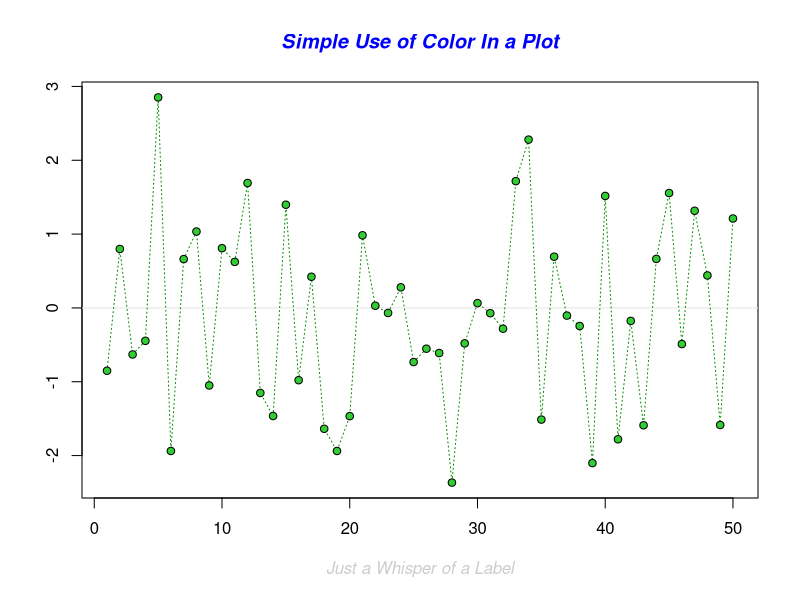
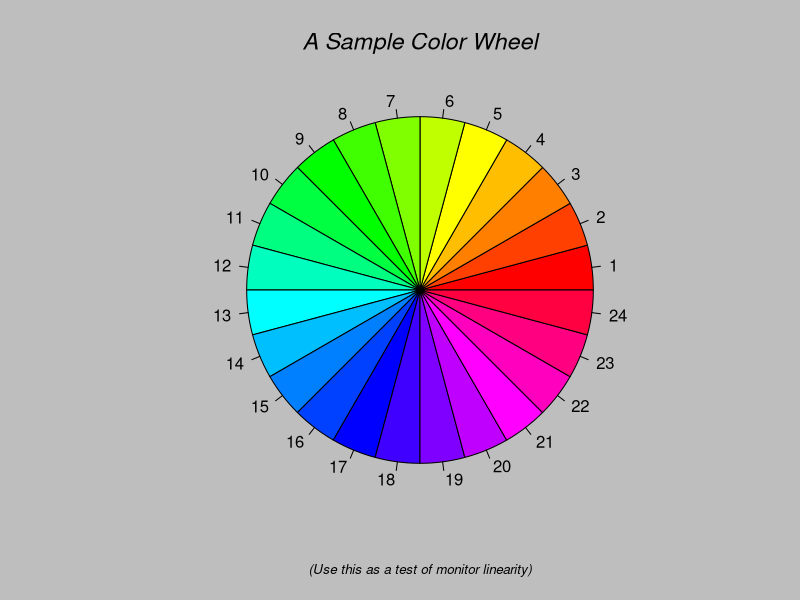
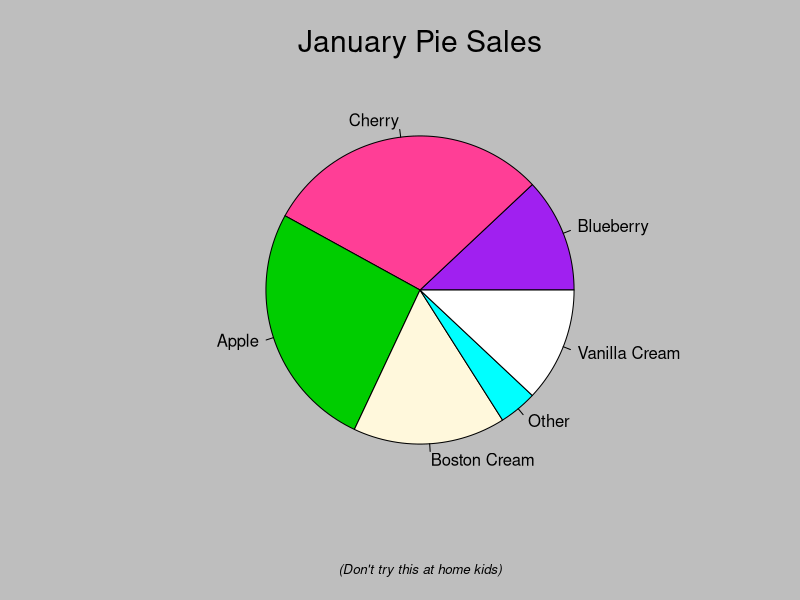
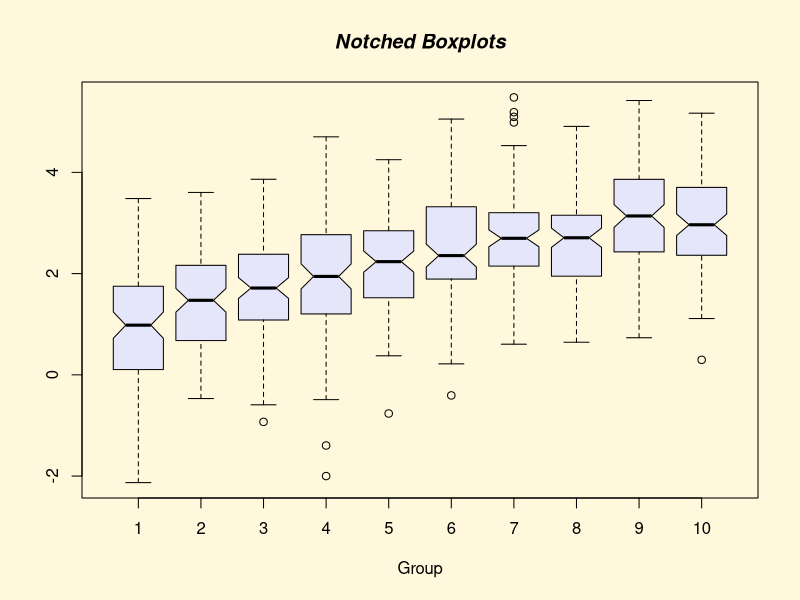
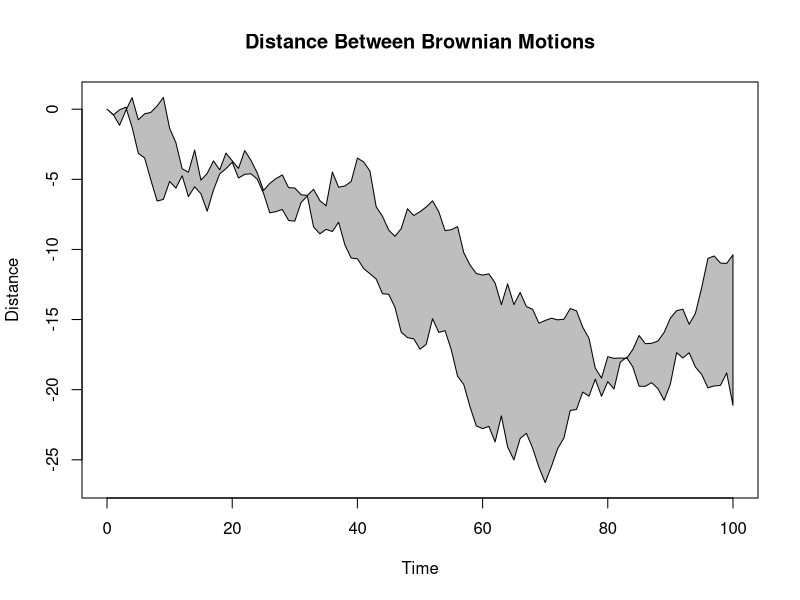
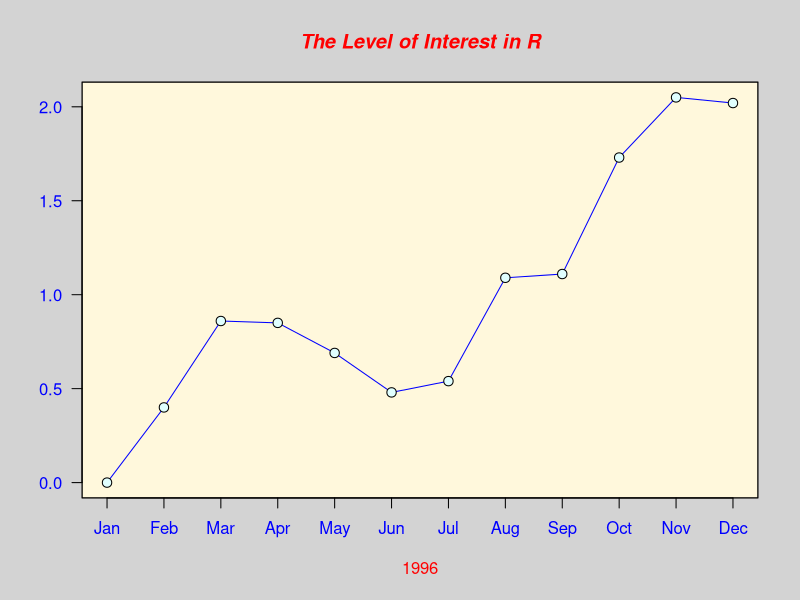
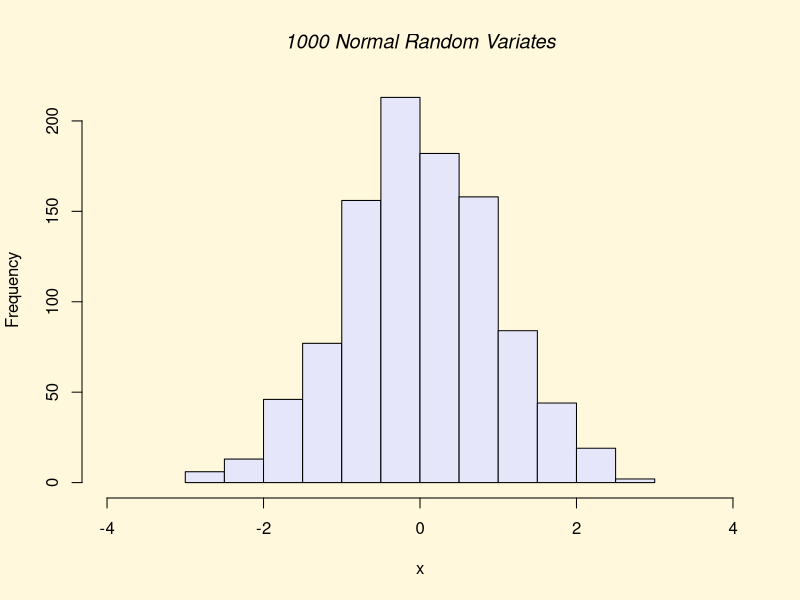
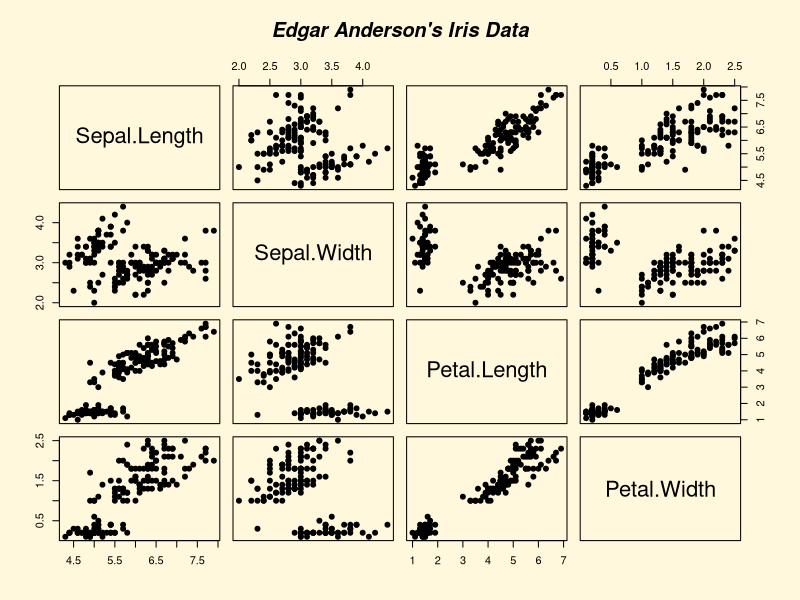

Write R code to recreate these figures, in order.
search()
demo("graphics")
x = 5:7
y = 8:10
plot(x,y)

altura <- c(145,167,176,123,150)
largura <- c(51,63,64,40,55)
plot(altura, largura)

plot(lynx)